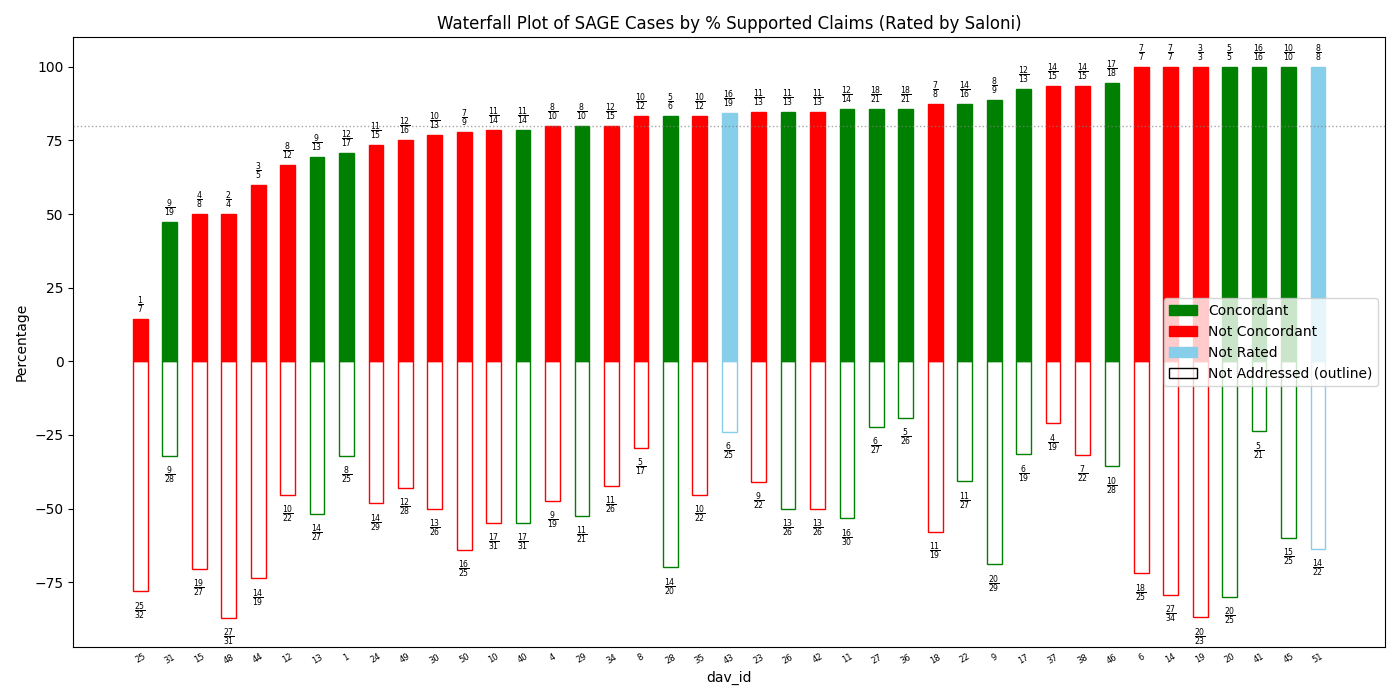

Generate this figure with Python:
import json
import matplotlib.pyplot as plt
import os

# Path to the results file
results_path = os.path.join(os.path.dirname(__file__), '../test_results_gpt4.1/final_output.jsonl')

# Read the data
raw_data = []
with open(results_path, 'r') as f:
    for line in f:
        entry = json.loads(line)
        # Convert support_percentage and not_addressed_percentage to float (strip % if present)
        support_perc = entry['support_percentage']
        if isinstance(support_perc, str) and support_perc.endswith('%'):
            support_perc = float(support_perc.strip('%'))
        else:
            support_perc = float(support_perc)
        not_addr_perc = entry['not_addressed_percentage']
        if isinstance(not_addr_perc, str) and not_addr_perc.endswith('%'):
            not_addr_perc = float(not_addr_perc.strip('%'))
        else:
            not_addr_perc = float(not_addr_perc)
        concordance = entry.get('Concordance', None)
        raw_data.append({
            'dav_id': entry['dav_id'],
            'support_percentage': support_perc,
            'support_fraction': entry['support_fraction'],
            'not_addressed_percentage': not_addr_perc,
            'not_addressed_fraction': entry['not_addressed_fraction'],
            'Concordance': concordance
        })

# Sort by support_percentage ascending
sorted_data = sorted(raw_data, key=lambda x: x['support_percentage'])

# Prepare data for plotting
support_percentages = [d['support_percentage'] for d in sorted_data]
support_fractions = [d['support_fraction'] for d in sorted_data]
not_addressed_percentages = [d['not_addressed_percentage'] for d in sorted_data]
not_addressed_fractions = [d['not_addressed_fraction'] for d in sorted_data]
concordances = [d['Concordance'] for d in sorted_data]

def get_color(conc):
    if conc == 1.0:
        return 'green'
    elif conc == 0.0:
        return 'red'
    else:
        return 'skyblue'

n = len(support_percentages)
ind = range(n)
bar_width = 0.5

plt.figure(figsize=(14, 7))
# Support bars (above x-axis)
support_colors = [get_color(c) for c in concordances]
bars1 = plt.bar(
    ind,
    support_percentages,
    width=bar_width,
    color=support_colors,
    edgecolor=support_colors,  # Add this line
    label='Supported'
)
# Not Addressed bars (below x-axis, as negative values)
not_addr_edgecolors = [get_color(c) for c in concordances]
bars2 = plt.bar(ind, [-v for v in not_addressed_percentages], width=bar_width, color='none', edgecolor=not_addr_edgecolors, label='Not Addressed (outline)')

plt.xlabel('dav_id')
plt.ylabel('Percentage')
plt.title('Waterfall Plot of SAGE Cases by % Supported Claims (Rated by Saloni)')
# Set dav_id as x-tick labels, 30 degree rotation, font size 6, no tick marks
plt.xticks(ind, [d['dav_id'] for d in sorted_data], rotation=30, fontsize=6)
plt.tick_params(axis='x', length=0)  # Remove tick marks
# Custom legend
from matplotlib.patches import Patch
legend_elements = [
    Patch(facecolor='green', edgecolor='green', label='Concordant'),
    Patch(facecolor='red', edgecolor='red', label='Not Concordant'),
    Patch(facecolor='skyblue', edgecolor='skyblue', label='Not Rated'),
    Patch(facecolor='none', edgecolor='black', label='Not Addressed (outline)')
]
plt.legend(handles=legend_elements, loc='center right')
plt.tight_layout()

# Annotate each bar with its fraction
for idx, (bar1, bar2) in enumerate(zip(bars1, bars2)):
    # Support fraction above support bar
    height1 = bar1.get_height()
    num1, denom1 = support_fractions[idx].split('/')
    latex_frac1 = rf"${{\frac{{{num1.strip()}}}{{{denom1.strip()}}}}}$"
    plt.text(bar1.get_x() + bar1.get_width()/2, height1 + 1, latex_frac1,
             ha='center', va='bottom', fontsize=8, rotation=0)
    # Not addressed fraction below not addressed bar
    height2 = bar2.get_height()
    num2, denom2 = not_addressed_fractions[idx].split('/')
    latex_frac2 = rf"${{\frac{{{num2.strip()}}}{{{denom2.strip()}}}}}$"
    plt.text(bar2.get_x() + bar2.get_width()/2, height2 - 3, latex_frac2,
             ha='center', va='top', fontsize=8, rotation=0)
# Set dav_id as x-tick labels, horizontally, under the x-axis
# plt.xticks(ind, [d['dav_id'] for d in sorted_data], rotation=0, fontsize=8) # This line is now redundant

# Add horizontal dotted line at y = 80%
plt.axhline(y=80, color='gray', linestyle=':', alpha=0.7, linewidth=1, label='80% threshold')

# Adjust y-limits for clarity
plt.ylim(min(-max(not_addressed_percentages) - 10, -20), max(support_percentages) + 10)

# Save the figure
plt.savefig(os.path.join(os.path.dirname(__file__), 'waterfall_plot.png'))
plt.show() 